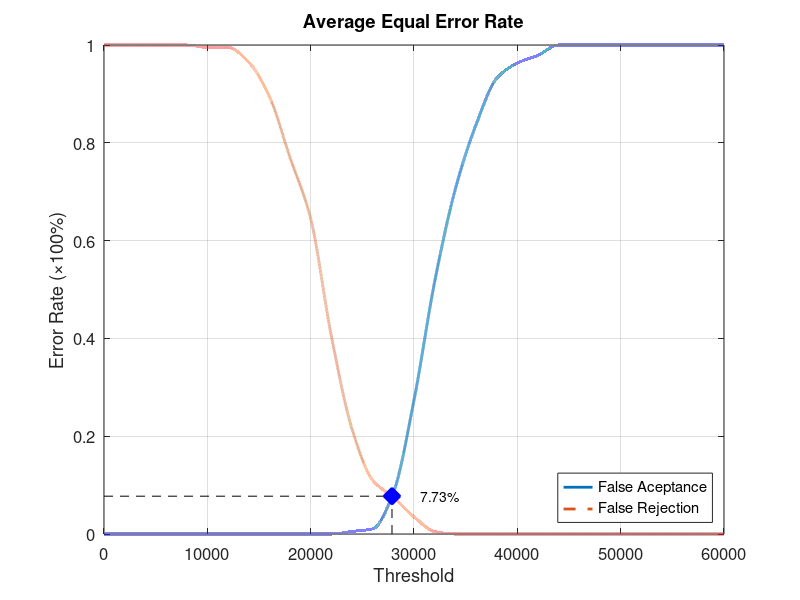
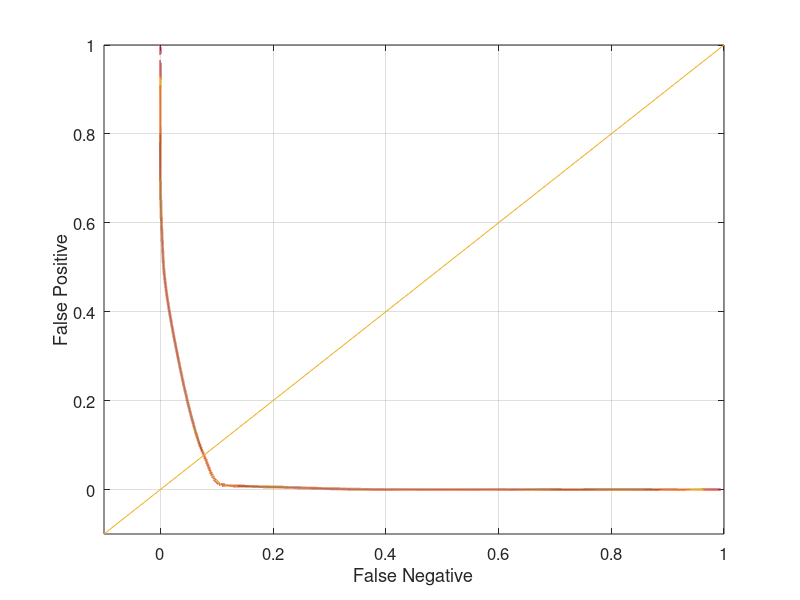

The MATLAB script that drew these images, in order:
function yEER = Database3_2
close all;
clear;
clc;
x = 0:2000:60000;
xq = 0:0.5:60000;

y0 = [0 0 0 0 0 0 0 0 0 0 0 0 0.00526316 0.0105263 0.0842105 0.273684 0.515789 0.705263 0.836842 0.931579 0.963158 0.978947 1 1 1 1 1 1 1 1 1];
yy0 = interp1(x, y0, xq, 'pchip');
y1 = [1 1 1 1 1 0.995 0.995 0.965 0.895 0.77 0.645 0.405 0.215 0.11 0.075 0.035 0.005 0 0 0 0 0 0 0 0 0 0 0 0 0 0];
yy1 = interp1(x, y1, xq, 'pchip');

% Calculating EER: 
y2 = abs(y0 - y1);
find(y2 == min(y2))
yy2 = abs(yy0 - yy1);
xEER = find(yy2 == min(yy2));
xEERIndex = xq(xEER) % X-axis EER
yEER = yy0(xEER) % Y-axis EER

main = figure
plot(xq, yy0,'-','LineWidth', 2);	hold on
plot(xq, yy1,'--','LineWidth', 2);	hold on
plot([xEERIndex xEERIndex], [0 yEER], 'k--');	hold on
plot([0 xEERIndex], [yEER yEER], 'k--');	hold on
plot(xEERIndex, yEER, 'bx', 'LineWidth', 10);	hold on
text(xEERIndex + 10 * xEERIndex / 100, yEER, [num2str(round((10000 * yEER)) / 100) '%'])
legend('False Aceptance', 'False Rejection', 'Location', 'SouthEast')
xlabel('Threshold')
ylabel('Error Rate (\times100%)')
title('Average Equal Error Rate')
set(gca, 'FontSize', 12)
axis([0 60000 0 1])
grid on

print(main, 'Database3_2Main', '-dpng');
FNRxFPR = figure('Color', [1 1 1]);
plot(yy1, yy0, '-', yy1, yy0, 'LineWidth', 2);
hold on
y = -0.1:0.1:1
plot(y, y); 
set(gca, 'FontSize', 12)
xlabel('False Negative')
ylabel('False Positive')
axis([-0.1 1 -0.1 1])
set(gca, 'FontSize', 12)
grid on

print(FNRxFPR, 'Database3_2FNRxFPR','-dpng');
end
